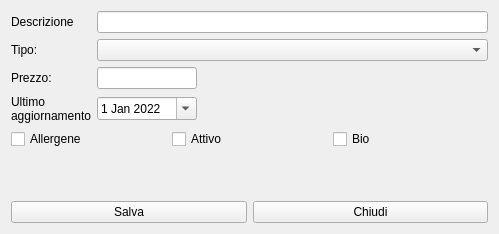
<?xml version="1.0" encoding="UTF-8"?>
<ui version="4.0">
 <class>HModProduct</class>
 <widget class="QWidget" name="HModProduct">
  <property name="windowModality">
   <enum>Qt::ApplicationModal</enum>
  </property>
  <property name="geometry">
   <rect>
    <x>0</x>
    <y>0</y>
    <width>499</width>
    <height>234</height>
   </rect>
  </property>
  <property name="windowTitle">
   <string>Modifica Prodotto</string>
  </property>
  <property name="windowIcon">
   <iconset resource="icons.qrc">
    <normaloff>:/Resources/Eye64.png</normaloff>:/Resources/Eye64.png</iconset>
  </property>
  <layout class="QVBoxLayout" name="verticalLayout">
   <item>
    <layout class="QGridLayout" name="gridLayout">
     <item row="5" column="0">
      <widget class="QLabel" name="label_4">
       <property name="text">
        <string>&lt;html&gt;&lt;head/&gt;&lt;body&gt;&lt;p&gt;Ultimo &lt;br&gt;aggiornamento&lt;/p&gt;&lt;/body&gt;&lt;/html&gt;</string>
       </property>
      </widget>
     </item>
     <item row="0" column="0">
      <widget class="QLabel" name="label">
       <property name="minimumSize">
        <size>
         <width>60</width>
         <height>0</height>
        </size>
       </property>
       <property name="text">
        <string>Descrizione</string>
       </property>
      </widget>
     </item>
     <item row="1" column="0">
      <widget class="QLabel" name="label_2">
       <property name="maximumSize">
        <size>
         <width>60</width>
         <height>16777215</height>
        </size>
       </property>
       <property name="text">
        <string>Tipo:</string>
       </property>
      </widget>
     </item>
     <item row="4" column="1">
      <widget class="QLineEdit" name="lePrice">
       <property name="maximumSize">
        <size>
         <width>100</width>
         <height>16777215</height>
        </size>
       </property>
      </widget>
     </item>
     <item row="4" column="0">
      <widget class="QLabel" name="label_3">
       <property name="maximumSize">
        <size>
         <width>100</width>
         <height>16777215</height>
        </size>
       </property>
       <property name="text">
        <string>Prezzo:</string>
       </property>
      </widget>
     </item>
     <item row="1" column="1">
      <widget class="QComboBox" name="cbType"/>
     </item>
     <item row="5" column="1">
      <widget class="QDateEdit" name="deLastUpdate">
       <property name="maximumSize">
        <size>
         <width>100</width>
         <height>16777215</height>
        </size>
       </property>
       <property name="buttonSymbols">
        <enum>QAbstractSpinBox::NoButtons</enum>
       </property>
       <property name="specialValueText">
        <string>---</string>
       </property>
       <property name="accelerated">
        <bool>true</bool>
       </property>
       <property name="keyboardTracking">
        <bool>false</bool>
       </property>
       <property name="dateTime">
        <datetime>
         <hour>0</hour>
         <minute>0</minute>
         <second>0</second>
         <year>2022</year>
         <month>1</month>
         <day>1</day>
        </datetime>
       </property>
       <property name="calendarPopup">
        <bool>true</bool>
       </property>
      </widget>
     </item>
     <item row="0" column="1">
      <widget class="QLineEdit" name="leDescription"/>
     </item>
    </layout>
   </item>
   <item>
    <layout class="QHBoxLayout" name="horizontalLayout">
     <item>
      <widget class="QCheckBox" name="cbAllergene">
       <property name="text">
        <string>Allergene</string>
       </property>
      </widget>
     </item>
     <item>
      <widget class="QCheckBox" name="cbActive">
       <property name="text">
        <string>Attivo</string>
       </property>
      </widget>
     </item>
     <item>
      <widget class="QCheckBox" name="cbBio">
       <property name="text">
        <string>Bio</string>
       </property>
      </widget>
     </item>
    </layout>
   </item>
   <item>
    <spacer name="verticalSpacer">
     <property name="orientation">
      <enum>Qt::Vertical</enum>
     </property>
     <property name="sizeHint" stdset="0">
      <size>
       <width>20</width>
       <height>40</height>
      </size>
     </property>
    </spacer>
   </item>
   <item>
    <layout class="QHBoxLayout" name="horizontalLayout_3">
     <item>
      <widget class="QPushButton" name="pbSave">
       <property name="text">
        <string>Salva</string>
       </property>
       <property name="icon">
        <iconset resource="icons.qrc">
         <normaloff>:/Resources/save-icon.png</normaloff>:/Resources/save-icon.png</iconset>
       </property>
       <property name="iconSize">
        <size>
         <width>32</width>
         <height>32</height>
        </size>
       </property>
      </widget>
     </item>
     <item>
      <widget class="QPushButton" name="pbClose">
       <property name="text">
        <string>Chiudi</string>
       </property>
       <property name="icon">
        <iconset resource="icons.qrc">
         <normaloff>:/Resources/Actions-window-close-icon.png</normaloff>:/Resources/Actions-window-close-icon.png</iconset>
       </property>
       <property name="iconSize">
        <size>
         <width>32</width>
         <height>32</height>
        </size>
       </property>
      </widget>
     </item>
    </layout>
   </item>
  </layout>
 </widget>
 <resources>
  <include location="icons.qrc"/>
 </resources>
 <connections/>
</ui>
